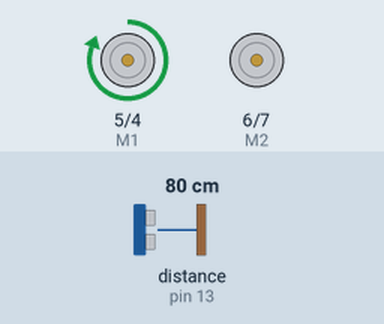
Simulated run of this sketch. Board: Arduino Uno, built with avr-gcc and run on an emulated ATmega328P. On the bench: direction and speed pins drawn as motors (green arrow = direction pin HIGH = forward, orange = LOW = backward, longer = more drive). The test bench sets the inputs (shaded band); at power-on: distance to the obstacle (sensor on pin 13) 80 cm. The echo pulse lasts 58.3 µs per cm.

Above: at 4.0 s.
4.1 s: distance to the obstacle (sensor on pin 13) set to 23 cm
5.6 s: distance to the obstacle (sensor on pin 13) set to 19 cm
At 7.2 s:
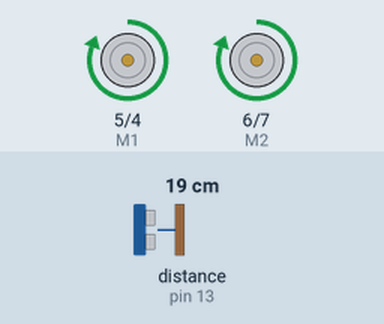
At 7.9 s:
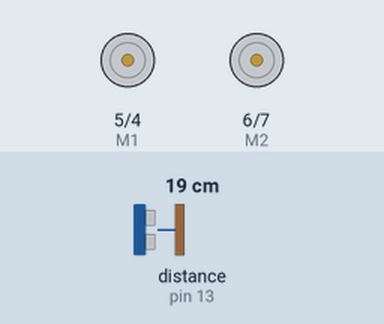
11.6 s: distance to the obstacle (sensor on pin 13) set to 2 cm
At 11.8 s:
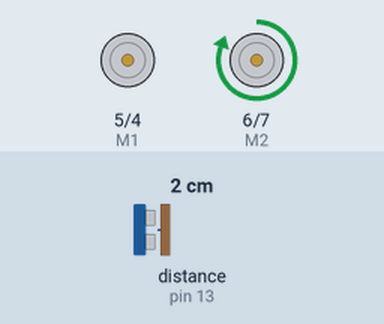
Timing chart, 0 to 15.6 s (numbered marks = the images above; inputs shaded):
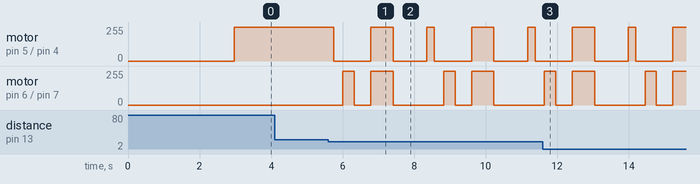

Measured:
- the behaviour switches between 21 and 20 cm on distance to the obstacle (sensor on pin 13) (found by bisection; images 0 and 1)
- after the input at 4.1 s, every drawn part: stays the same

The sketch:

Uno_ObstacleBot.ino
```cpp
/*
 * This script creates an obstacle avoidance robot
 *
 * Materials Schedule
 *   (1 each) Arduino Uno
 *   (1 each) DF Robot L298P Motor Shield v1.3
 *   (1 each) Adafruit two wheel alumuminum robot chassis
 *   (1 each) Sparkfun Cerberus USB cable
 *   (1 each) HC-SR04 Ultrasound sensor and mounting bracket
 *   (1 each) 5V battery charger for a cell phone
 *   (8 each) 22 AWG female/male wires
 *
 * Assembly
 *   1. Two wheel alumuminum robot chassis
 *     a. Screw motors to lower chassis
 *     b. Screw upper chassis to lower chassis
 *     c. Screw HC-SR04 mounting bracket to upper chassis
 *     d. Insert HC-SR04 sensor to mounting bracket
 *     e. Velcro Arduino to upper chassis
 *     f. Insert 5V battery charger in gap between upper & lower chassis
 *   2. Arudino <-> L289P Shield connection
 *     a. Arduino Barrel Jack location facing you & on your right side
 *     b. L289P Shield Analog In 5 pin facing away & on your right side
 *     c. Press L289P Shield onto Arduino
 *   3. L289P Shield <-> Motor connections
 *     a. M1- Shield Pin -> Right Motor via Black wire
 *     b. M1+ Shield Pin -> Right Motor via Red wire
 *     c. M2+ Shield Pin -> Left Motor via Red wire
 *     d. M2- Shield Pin -> Left Motor via Black wire
 *   4. L289P Shield <-> HC-SR04 sensor connections
 *     a. Digital Pin 13 -> Echo
 *     b. Digital Pin 10 -> Trig
 *     c. Power Pin 5V  -> VCC
 *     d. Power Pin GND -> GND
 *   5. L289P Shield <-> Jumper Connections
 *     a. PWM Pin M2
 *     b. PWM Pin E2
 *     c. PWM Pin E1
 *     d. PWM Pin M1
 *   6. Arduino Software Prep
 *     a. Arduino->Preferences->Check for Updates on Startup
 *     b. Tools -> Manage Libraries -> Type -> Installed
 *     c. Tools -> Board -> Arduino/Genuino Uno
 *     d. Tools -> Port -> Arduino/Genuino Uno
 *     e. Sketch -> Verify/Compile
 *   7. Laptop <-> Arduino Uno connection
 *     a. Attach Cerberus USB cable to laptop and arduino uno
 *     b. Arduino Software -> Sketch -> Verify/Compile
 *     c. Arduino Software -> Sketch -> Upload
 *
 * Engineering
 *   DroneBot Workshop http://dronebotworkshop.com
 *     DFRobot https://wiki.dfrobot.com/Arduino_Motor_Shield__L298N___SKU_DRI0009_
 *
 *   ATS
     https://www.youtube.com/channel/UCDuWq2wFqeVII1KC7grySRg
     https://github.com/AnchorageBot

 */

//--------Libraries--------
#include <NewPing.h>

//--------Global constants and variables--------

// L298P Shield Control Pins - Uses Phase Locked Loop (PLL) Speed Control
int E1 = 4;
int M1 = 5;
int M2 = 6;
int E2 = 7;

// HCSR04 Control Pins & Max sensor distance ~ 250 cm
#define TRIGGER_PIN  10
#define ECHO_PIN     13
#define MAX_DISTANCE 250

// NewPing setup of pins and maximum distance
NewPing sonar(TRIGGER_PIN, ECHO_PIN, MAX_DISTANCE);

// Key variables baseline
boolean goesForward = false;
int distance = 100;

// Delay timers
int calibrationDelay = 2000;
int moveDelay = 200;
int rangeDelay = 100;
int pauseDelay = 50;
int turnDelay = 60;

//--------Setup--------

void setup()
{
  // Set L298P Shield Pins as Output
  pinMode(M1, OUTPUT);
  pinMode(M2, OUTPUT);

  // Calibrate HCSR04 Sensor
  delay(calibrationDelay);
  distance = readPing();
  delay(rangeDelay);
  distance = readPing();
  delay(rangeDelay);
  distance = readPing();
  delay(rangeDelay);
  distance = readPing();
  delay(rangeDelay);
}

//--------Main program--------

void loop()
{
  int distanceRight = 0;
  int distanceLeft = 0;
  delay(pauseDelay);

  distance = readPing();

    if (distance <= 20)
    {

      moveStop();
      delay(moveDelay);
      moveBackward();
      moveBackward();
      delay(moveDelay);

      distanceRight = lookRight();
      delay(rangeDelay);
      distanceLeft = lookLeft();
      delay(rangeDelay);

        if (distanceRight >= distanceLeft)
        {
          turnRight();
          turnRight();
          delay(moveDelay);
          moveStop();
          delay(moveDelay);

          moveForward;
        }
        else
        {
          turnLeft();
          turnLeft();
          delay(moveDelay);
          moveStop();
          delay(moveDelay);

          moveForward();
        }
    }

    else
    {
      moveForward;
    }

    moveForward();
}

//--------Functions--------

// Read Ultrasonic Sensor Ping Function
int readPing()
{
  delay(rangeDelay);                 // Wait 100ms between pings (about 20 pings/sec). 29ms should be the shortest delay between pings.
  int cm = sonar.ping_cm();   //Send ping, get ping distance in centimeters (cm).
  if (cm==0)
  {
    cm=250;
  }
  return cm;
}

// Look Right Function
int lookRight()
{
  turnRight();
  delay(moveDelay);
  int distance = readPing();
  delay(rangeDelay);
  turnLeft();
  return distance;
}

// Look Left Function
int lookLeft()
{
  turnLeft();
  delay(moveDelay);
  int distance = readPing();
  delay(rangeDelay);
  turnRight();
  delay(moveDelay);
  return distance;
}

// Move Stop Function
void moveStop()
{
  digitalWrite(M1, LOW);
  digitalWrite(M2, LOW);
  analogWrite(E1, 127);
  analogWrite(E2, 127);
  delay(turnDelay);
}

// Move Forward Function
void moveForward()
{
  digitalWrite(M1, HIGH);
  digitalWrite(M2, HIGH);
  analogWrite(E1, 128);
  analogWrite(E2, 127);
  delay(turnDelay);
}

// Move Backward Function
void moveBackward()
{
  digitalWrite(M1, HIGH);
  digitalWrite(M2, HIGH);
  analogWrite(E1, 127);
  analogWrite(E2, 128);
  delay(turnDelay);
}

// Turn Right Function
void turnRight()
{
  digitalWrite(M1, HIGH);
  digitalWrite(M2, HIGH);
  analogWrite(E1, 127);
  analogWrite(E2, 127);
  delay(turnDelay);
}

// Turn Left Function
void turnLeft()
{
  digitalWrite(M1, HIGH);
  digitalWrite(M2, HIGH);
  analogWrite(E1, 128);
  analogWrite(E2, 128);
  delay(turnDelay);
}
```
